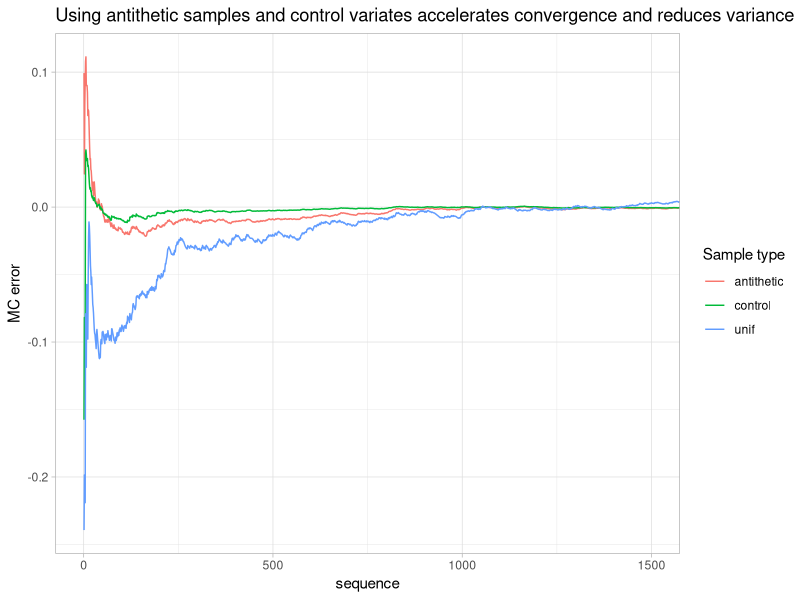

Reproduce this figure in R.
# HW10: MC Integration of a power law
#
# This exercise aims at practicing Monte-Carlo Integration and observing the
# benefits of a couple techniques.
#
# 1. In this question:
#    - write a function factory `factory` that takes an input `k` and returns
#      the function `x -> x^k` - don't forget to use `force()` in it,
#    - assign the cubic function to `f_3` by calling `factory(3)`,
#    - assign the value of the integral of `f_3` between 0 and 1 to
#      `integral_f_3` (don't compute it programmatically, you can 
#      calculate it directly!)
#    For example, `factory(2)(3)` should be equal to `9` and `f_3(3)` should be
#    equal to `27`
## Do not modify this line!
factory <- function(k){
  force(k)
  function(x) x^k
}
integral_f_3 <- .25
f_3 <- factory(3)

# 2. Load the `tibble` and `dplyr` packages.
#    Let's sample from a uniform distribution and use the samples to build a
#    MC estimator of the integral. In this question:
#    - assign a sample size of 10,000 to `n`,
#    - call `set.seed(11)`,
#    - assign `.Random.seed` to variable `seed`,
#    - create a tibble `df` using `tibble()`, containing:
#      - a column `s`: a sample of `n` data points from a uniform distribution
#        between 0 and 1 generated using `runif()`,
#      - a column `f_3` obtained by applying `f_3()` to `s`
#    - compute the estimator and confidence interval using `summarize()`
#      from `df` and assign the resulting tibble to `ci_unif`; you will need
#      to:
#      - compute the MC estimation of the integral of `f_3` between 0 and 1
#        using `mean()` and `f_3` and name it `integral`,
#      - compute the MC standard error using `sqrt()`, `var()`, `f_3` and `n`
#        and assign it to `se`,
#      - use `integral` and `se` to compute a 95% confidence interval centered
#        on `integral` using the tabulated value of `1.96` and assign bounds of
#        the interval to `lower` and `upper`
#      The shape of `ci_unif` will be `1x4` with column names
#      `(integral, se, lower, upper)`.
#    `df` should print to:
#    # A tibble: 10,000 x 2
#              s      f_3
#          <dbl>    <dbl>
#     1 0.277    2.13e- 2
#     2 0.000518 1.39e-10
#     3 0.511    1.33e- 1
#     4 0.0140   2.77e- 6
#     5 0.0647   2.71e- 4
#     6 0.955    8.71e- 1
#     7 0.0865   6.47e- 4
#     8 0.290    2.44e- 2
#     9 0.881    6.83e- 1
#    10 0.123    1.87e- 3
#    # … with 9,990 more rows
## Do not modify this line!
library(tibble)
library(dplyr)
n <- 10000
set.seed(11)
seed <- .Random.seed
df <- tibble(s = runif(n))%>%
  mutate(f_3 = f_3(s))
df

ci_unif <- tibble(integral = mean(df$f_3),
                  se = sqrt(var(df$f_3)/n),
                  lower = integral-1.96*se,
                  upper = integral+1.96*se)
  


# 3. Now, let's use antithetic examples to reduce the variance of the
#    estimator; using the fact that if `X ~ unif(0, 1)`, `1-X ~ unif(0, 1)`.
#    In this question:
#    - add the column `f_3_anti` applying `f_3()` to antithetic samples to `df`
#      using `mutate()` and assign the resulting tibble to `df2`,
#    - compute the estimator and and confidence interval using `summarize()`
#      from `df2` and assign the resulting tibble to `ci_anti`; you will need
#      to:
#      - compute the MC estimation of the integral of `f_3` between 0 and 1
#        using `mean()`, `f_3` and `f_3_anti` - name it `integral`,
#      - compute the MC standard error using `sqrt()`, `var()`, `f_3`,
#        `f_3_anti` and `n` and assign it to `se`,
#      - use `integral` and `se` to compute a 95% confidence interval centered
#        on `integral` using the tabulated value of `1.96` and assign bounds of
#        the interval to `lower` and `upper`
#      The shape of `ci_anti` will be `1x4` with column names
#      `(integral, se, lower, upper)`.
#    `df2` should print to:
#    # A tibble: 10,000 x 3
#              s      f_3  f_3_anti
#          <dbl>    <dbl>     <dbl>
#     1 0.277    2.13e- 2 0.378
#     2 0.000518 1.39e-10 0.998
#     3 0.511    1.33e- 1 0.117
#     4 0.0140   2.77e- 6 0.958
#     5 0.0647   2.71e- 4 0.818
#     6 0.955    8.71e- 1 0.0000920
#     7 0.0865   6.47e- 4 0.762
#     8 0.290    2.44e- 2 0.358
#     9 0.881    6.83e- 1 0.00170
#    10 0.123    1.87e- 3 0.674
#    # … with 9,990 more rows
## Do not modify this line!
df2 <- df%>%
  mutate(f_3_anti = f_3(1-s))
ci_anti <- tibble(integral = mean(c(df2$f_3_anti, df2$f_3)),
                  se = sqrt(var((df2$f_3+df2$f_3_anti)/2)/n),
                  lower = integral-1.96*se,
                  upper = integral+1.96*se)

# 4. Now, let's use control variates to reduce the variance of the estimator in
#    question 2; using the known value of the integral of the square function
#    between 0 and 1. In this question:
#    - use `factory()` to assign the square function to `f_2`,
#    - assign the value of the integral of `f_2` between 0 and 1 to
#      `integral_f_2` (don't compute it programmatically!),
#    - add the column `f_2` applying `f_2()` to `s` in `df` using `mutate()`
#      and assign the resulting tibble to `df3`,
#    - compute the estimator and and confidence interval using `summarize()`
#      from `df3` and assign the resulting tibble to `ci_control`; you will
#      need to:
#      - compute the negative ratio of the covariance of `f_3` and `f_2`, and
#        `var(f_2)` - and name it `c`,
#      - compute the MC estimation of the integral of `f_3` between 0 and 1
#        using `mean()`, `f_3` and `c`, `f_2` and `integral_f_2` - and name it
#        `integral`,
#      - compute the MC standard error using `sqrt()`, `var()`, `f_3`,
#        `f_2`, `integral_f_2` and `n` and assign it to `se`,
#      - use `integral` and `se` to compute a 95% confidence interval centered
#        on `integral` using the tabulated value of `1.96` and assign bounds of
#        the interval to `lower` and `upper`
#      The shape of `ci_control` will be `1x5` with column names
#      `(c, integral, se, lower, upper)`.
#    `df3` should print to:
#    # A tibble: 10,000 x 4
#              s      f_3  f_3_anti         f_2
#          <dbl>    <dbl>     <dbl>       <dbl>
#     1 0.277    2.13e- 2 0.378     0.0769
#     2 0.000518 1.39e-10 0.998     0.000000269
#     3 0.511    1.33e- 1 0.117     0.261
#     4 0.0140   2.77e- 6 0.958     0.000197
#     5 0.0647   2.71e- 4 0.818     0.00418
#     6 0.955    8.71e- 1 0.0000920 0.912
#     7 0.0865   6.47e- 4 0.762     0.00748
#     8 0.290    2.44e- 2 0.358     0.0841
#     9 0.881    6.83e- 1 0.00170   0.776
#    10 0.123    1.87e- 3 0.674     0.0152
#    # … with 9,990 more rows
## Do not modify this line!
f_2 <- factory(2)
integral_f_2 <- 1/3
df3 <- df2%>%
  mutate(f_2 = f_2(s))
df3

ci_control <- df3%>%
  summarize(c=-cov(f_3,f_2)/var(f_2),
            integral = mean(f_3+c*(f_2-integral_f_2)),
            se = sqrt(var(f_3+c*(f_2-integral_f_2))/n),
            lower = integral-1.96*se,
            upper = integral+1.96*se)
ci_control
# 5. Load the `tidyr` package.
#    Compute a tibble containing the estimation errors (the difference between
#    the MC estimation and the actual value of the integral) of the three
#    different estimators for each step of the MC sequence generation.
#    For this we first need to compute cumulative statistics of the MC
#    sequences at each step of the generation process.
#    In this question:
#    - compute the `cum_stats` tibble from `df3` using `mutate()` to add the
#      following columns - you can compute all columns only using the existing
#      columns of `df3` and the function `cummean()`:
#      - `cummean_f_3`: the cumulative mean of `f_3`,
#      - `cummean_f_3_anti`: the cumulative mean of `f_3_anti`,
#      - `cummean_f_2`: the cumulative mean of `f_2`,
#      - `cumvar_f_2`: the cumulative variance of `f_2` computed using
#        `cummean(f_2^2)` and `cummean_f_2`,
#      - `cummcov_f_2_f_3`: the cumulative covariance of `f_2` and `f_3`
#        computed using the cumulative mean of `f_2 * f_3` minus the product
#        ot the cumulative means of each,
#      - `cum_c`: the cumulative value of `c` (using only already generated
#        points to compute `c` at each step) - you can use `cumvar_f_2` and
#        `cumcov_f_2_x_f_3` to compute `cum_c`,
#      - filter out rows in which `cum_c` is `NaN` - this happens if the
#        sample variance of `f_2` is `0` (ie. for step 1 when only one point is
#        generated)
#   - compute the `errors` tibble containing the estimation errors from
#     `cum_stats`:
#     - use `mutate()` to construct the following columns:
#       - `sequence` contains all integers from `1` to `n - 1`,
#       - `unif` contains the difference of the MC estimation of the vanilla
#         uniform samples and the actual integral at each step (you can compute
#         it using `cummean_f_3` and `integral_f_3`),
#       - `antithetic` contains the difference of the MC estimation of the
#         antithetic samples and the actual integral at each step (you can
#         compute it using `cummean_f_3, cummean_f_3_anti` and `integral_f_3`),
#       - `control` contains the difference of the MC estimation using control
#         variates and the actual integral at each step (you can compute it
#         using `cummean_f_3`, `cum_c`, `cummean_f_2`, `integral_f_2` and
#         `integral_f_3`)
#     - keep only the columns you just added using `select()`,
#     - use `pivot_longer()` to tidy the data by placing the different types of
#       estimation in one column and the error values in another as in the
#       following
#   `cum_stats %>% select(-c(s, f_3, f_3_anti, f_2))` should print to:
#   # A tibble: 9,999 x 6
#     cummean_f_3 cummean_f_3_anti cummean_f_2 cumvar_f_2 cumcov_f_2_x_f_3  cum_c
#           <dbl>            <dbl>       <dbl>      <dbl>            <dbl>  <dbl>
#   1      0.0107            0.688      0.0384    0.00148         0.000410 -0.277
#   2      0.0515            0.498      0.113     0.0120          0.00632  -0.528
#   3      0.0386            0.613      0.0844    0.0113          0.00583  -0.514
#   4      0.0309            0.654      0.0684    0.0101          0.00515  -0.510
#   5      0.171             0.545      0.209     0.107           0.103    -0.957
#   6      0.147             0.576      0.180     0.0969          0.0922   -0.952
#   7      0.131             0.549      0.168     0.0858          0.0819   -0.955
#   8      0.193             0.488      0.236     0.113           0.106    -0.940
#   9      0.174             0.507      0.214     0.106           0.0991   -0.937
#  10      0.158             0.512      0.197     0.0989          0.0927   -0.937
#  # … with 9,989 more rows
#   `errors` should print to:
#    # A tibble: 29,997 x 3
#       sequence sample_type   value
#          <int> <chr>         <dbl>
#     1        1 unif        -0.239
#     2        1 antithetic   0.0993
#     3        1 control     -0.158
#     4        2 unif        -0.199
#     5        2 antithetic   0.0246
#     6        2 control     -0.0818
#     7        3 unif        -0.211
#     8        3 antithetic   0.0758
#     9        3 control     -0.0835
#    10        4 unif        -0.219
#    # … with 29,987 more rows
## Do not modify this line!
library(tidyr)
cum_stats <- df3%>%
  mutate(cummean_f_3 = cummean(f_3), cummean_f_3_anti = cummean(f_3_anti),
         cummean_f_2 = cummean(f_2), cumvar_f_2 = (cummean(f_2^2)-(cummean(f_2))^2),
         cumcov_f_2_x_f_3 = (cummean(f_2*f_3)-cummean(f_2)*cummean(f_3)),
         cum_c = -cumcov_f_2_x_f_3/cumvar_f_2)%>%
  filter(!is.na(cum_c))
  
errors <- cum_stats%>%
  mutate(sequence=1:(n-1), unif = cummean_f_3-integral_f_3,
         antithetic = (cummean_f_3_anti+cummean_f_3)/2-integral_f_3,
         control=(cummean_f_3+cum_c*(cummean_f_2-integral_f_2))-integral_f_3)%>%
  dplyr::select(c(sequence, unif, antithetic, control))%>%
  pivot_longer(cols = -sequence, names_to = "sample_type", values_to = "value")
errors 
# 6. Load the `ggplot2` package.
#    Generate an error plot `error_plot` from `errors` showing the error for
#    each type of estimation at each step.
#    To do so, you can:
#    - call `ggplot()` from `errors` with the aesthetic `x = sequence`,
#      `y = value` and `colour = sample_type`,
#    - add `geom_line()`,
#    - restrict the shown sequence values up to the 1500th step included using
#      `coord_cartesian(xlim = c(0, 1500))`,
#    - feed the tibble to `ggplot()`,
#    - use `labs()` for the following labels:
#      - `y = "MC error"`,
#      - `colour = "Sample type"`,
#      - `title = "Using antithetic samples and control variates accelerates convergence and reduces variance"`
#    - add `theme_light()`
#
## Do not modify this line!
library(ggplot2)

error_plot <- ggplot(errors)+
  geom_line(aes(sequence, value, color = sample_type))+
  coord_cartesian(xlim=c(0,1500))+
  labs(y = "MC error",
       colour = "Sample type",
       title = "Using antithetic samples and control variates accelerates convergence and reduces variance")+
  theme_light()


